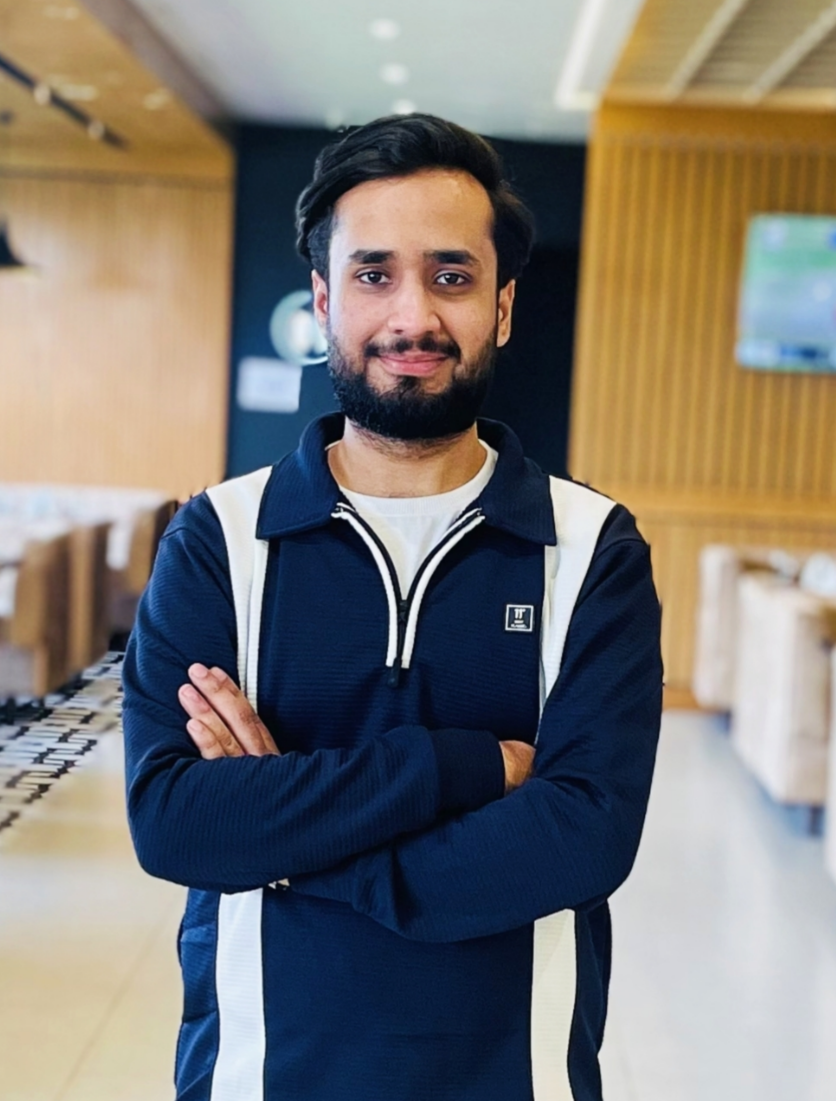
#> input picture images/test.jpg, 836 x 1101 px
$ python main.py
#> lines starting #> are read from the running program, lines starting #| are printed output that depends on the picture; after the words box and inside, x2 and y2 are one past the last pixel; in counts of white or black regions, pixels touching at a corner belong together
import cv2

# Load the face detector
face_detector = cv2.CascadeClassifier(
    "models/haarcascade_frontalface_default.xml"
)

# Read image
image = cv2.imread("images/test.jpg")
#> image is the input picture: shape (1101, 836, 3); mean B, G, R 115.4, 121, 125.6

# Convert image to grayscale
gray = cv2.cvtColor(image, cv2.COLOR_BGR2GRAY)
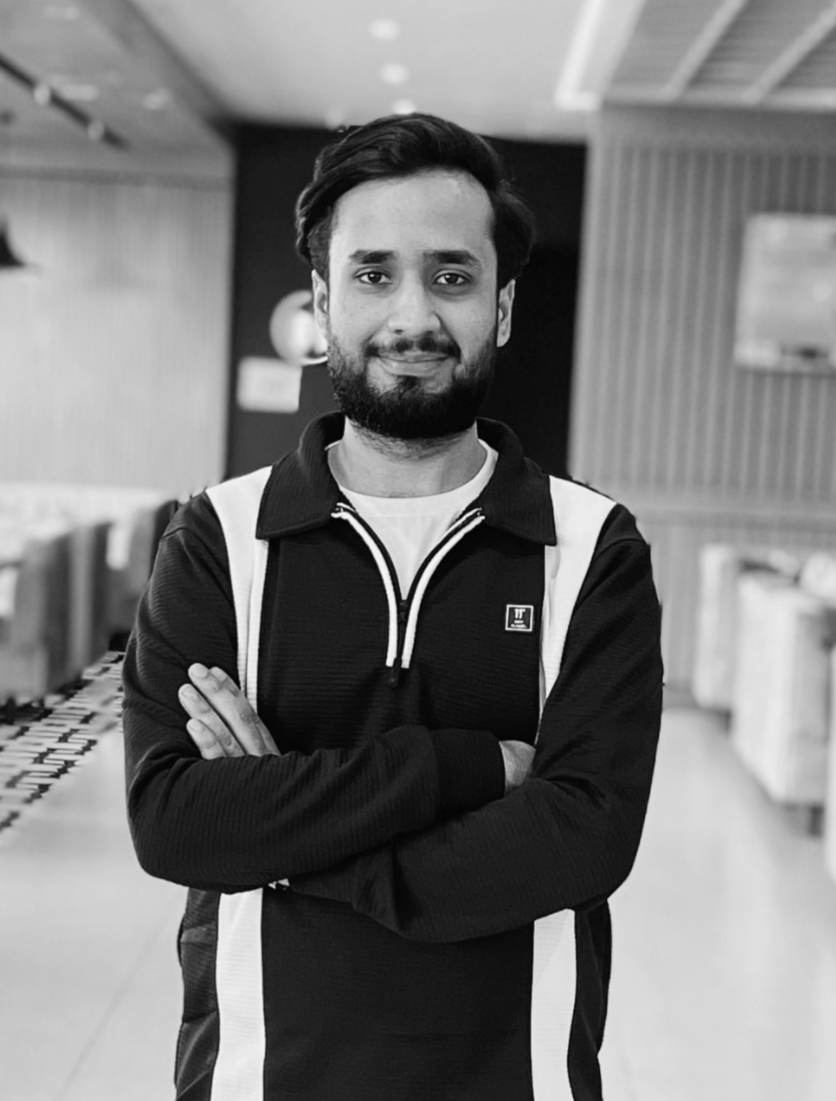
#> gray: shape (1101, 836); min 3, max 246, mean 121.8

# Detect faces
faces = face_detector.detectMultiScale(
    gray,
    scaleFactor=1.1,
    minNeighbors=5
)
#> faces = [[298, 183, 233, 233]]

# Draw boxes around detected faces
for (x, y, w, h) in faces:

    cv2.rectangle(
        image,
        (x, y),
        (x + w, y + h),
        (0, 255, 0),
        2
    )

    cv2.putText(
        image,
        "Face",
        (x, y - 10),
        cv2.FONT_HERSHEY_SIMPLEX,
        0.8,
        (0, 255, 0),
        2
    )
#> this loop made 1 pass
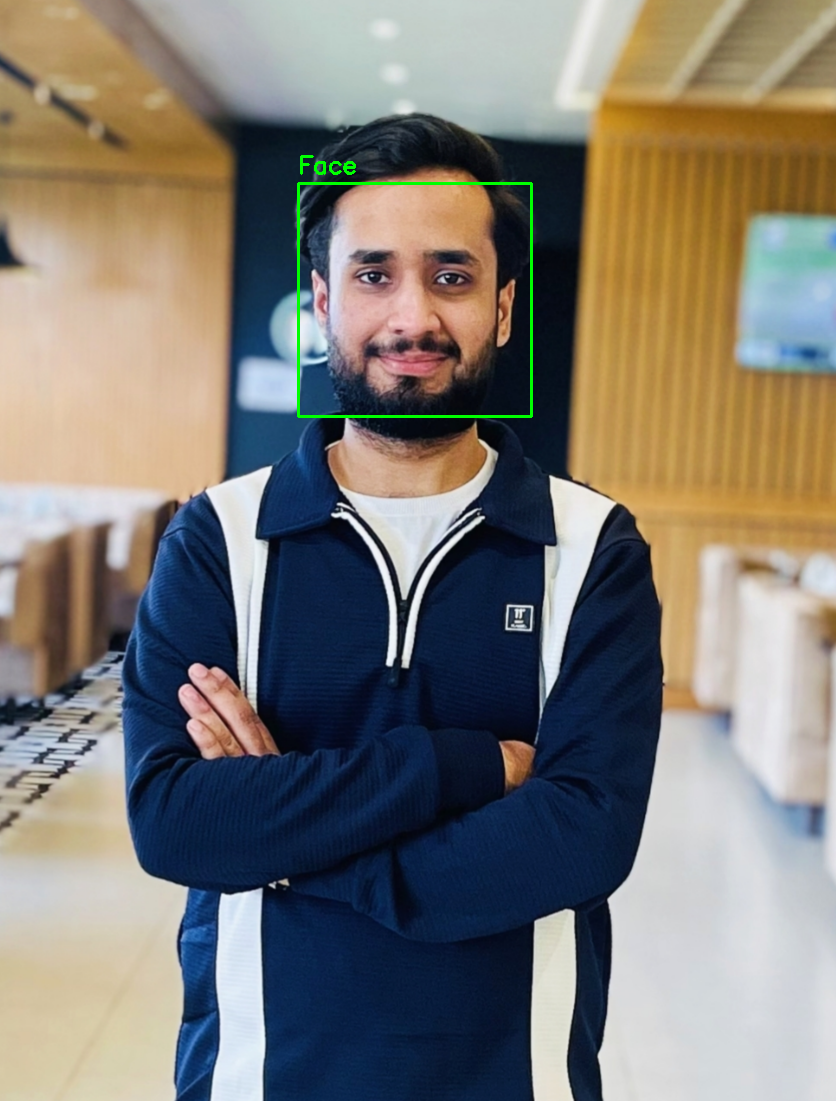
#> image: shape (1101, 836, 3); 0.35% of pixels changed, all inside (x1, y1, x2, y2) = (297, 155, 533, 418)

# Show result
cv2.imshow("Face Detection", image)
cv2.waitKey(0)
cv2.destroyAllWindows()
